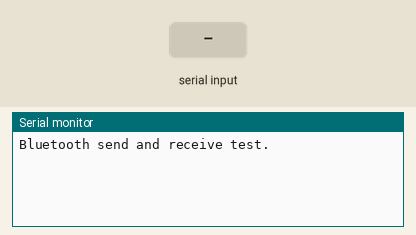
A sketch run on a simulated Arduino Uno, built with avr-gcc and run on an emulated ATmega328P. On the bench: the last lines printed to the serial monitor. The test bench sets the inputs (shaded band).

Above: at 1.2 s.
1.3 s: "1" received over the second serial link
At 2.5 s:
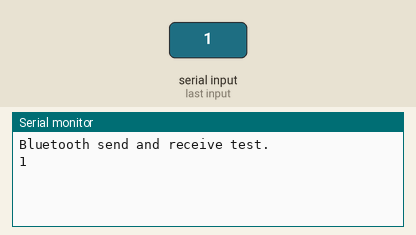
2.8 s: "0" received over the second serial link
At 3.8 s:
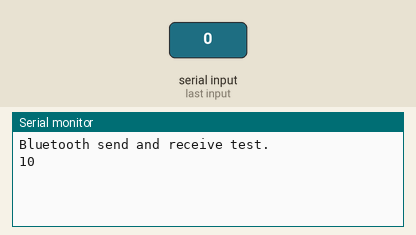

The sketch:

main.ino
```cpp
#include <SoftwareSerial.h>
SoftwareSerial BTserial(2, 3); // RX | TX
// Connect the HC-05 TX to Arduino pin 2 RX.
// Connect the HC-05 RX to Arduino pin 3 TX through a voltage divider.

void setup()
{
   Serial.begin(38400);
   BTserial.begin(38400);
   Serial.println("Bluetooth send and receive test.");
}

void loop()
{
   if (Serial.available())
   {
      BTserial.write(Serial.read());
   }
   if (BTserial.available())
   {
      Serial.print(char(BTserial.read()));
   }
}
```

Measured:
- after the input at 1.3 s, the serial monitor: prints a new line at once (image 1)
- after the input at 2.8 s, the serial monitor: prints a new line at once (image 2)
